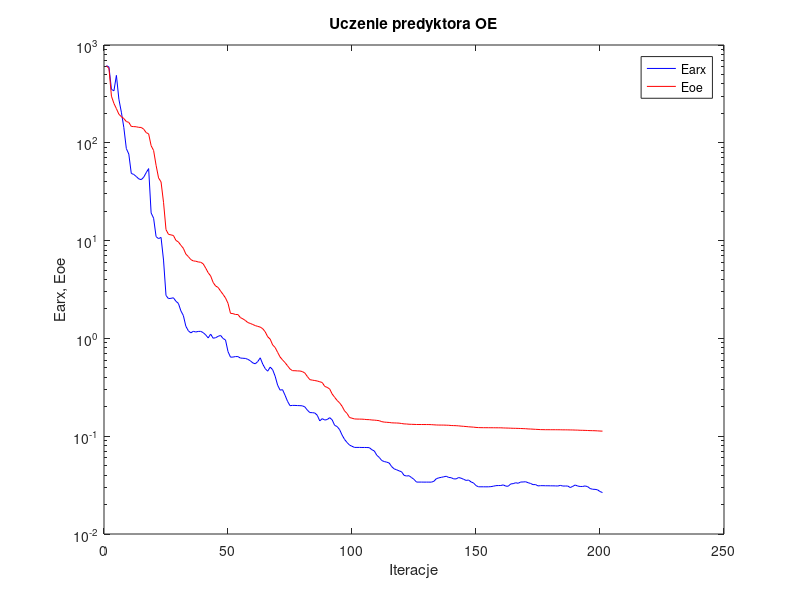
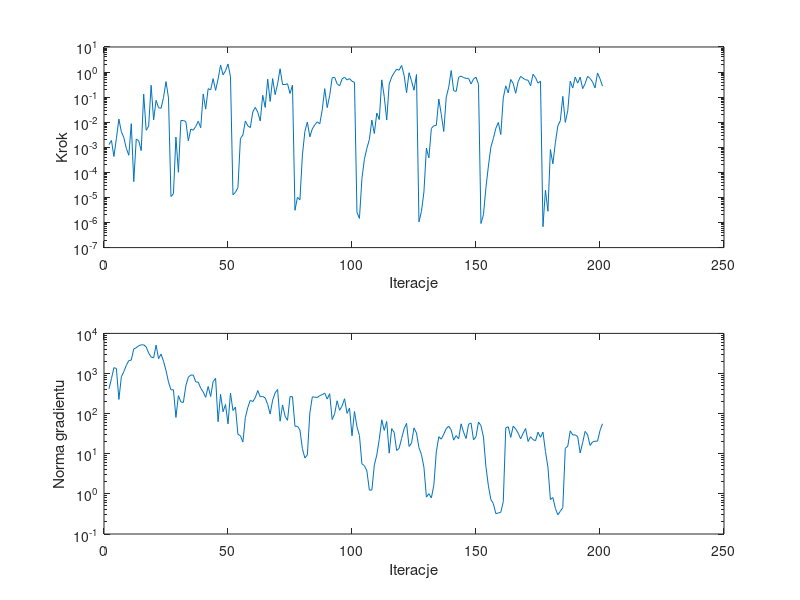

The MATLAB script that drew these images, in order:
%uczenie predyktora oe
clear all;
n=0; farx(n+1)=6.150440e+002; foe(n+1)=6.119162e+002; wspucz(n+1)=0.000000e+000; ng(n+1)=0.000000e+000;
%odnowa zmiennej metryki
n=1; farx(n+1)=5.956683e+002; foe(n+1)=5.749809e+002; krok(n+1)=1.279942e-003; ng(n+1)=4.139946e+002;
n=2; farx(n+1)=3.518815e+002; foe(n+1)=2.997759e+002; krok(n+1)=1.870456e-003; ng(n+1)=7.446727e+002;
n=3; farx(n+1)=3.400534e+002; foe(n+1)=2.525914e+002; krok(n+1)=4.297012e-004; ng(n+1)=1.396539e+003;
n=4; farx(n+1)=4.891906e+002; foe(n+1)=2.234602e+002; krok(n+1)=2.261309e-003; ng(n+1)=1.334799e+003;
n=5; farx(n+1)=2.789364e+002; foe(n+1)=1.959515e+002; krok(n+1)=1.333847e-002; ng(n+1)=2.256182e+002;
n=6; farx(n+1)=2.055633e+002; foe(n+1)=1.850606e+002; krok(n+1)=4.145218e-003; ng(n+1)=8.308295e+002;
n=7; farx(n+1)=1.429671e+002; foe(n+1)=1.769981e+002; krok(n+1)=2.435962e-003; ng(n+1)=1.115039e+003;
n=8; farx(n+1)=8.740437e+001; foe(n+1)=1.650248e+002; krok(n+1)=8.989595e-004; ng(n+1)=1.597389e+003;
n=9; farx(n+1)=7.668733e+001; foe(n+1)=1.617099e+002; krok(n+1)=4.820465e-004; ng(n+1)=2.098278e+003;
n=10; farx(n+1)=4.865365e+001; foe(n+1)=1.470595e+002; krok(n+1)=8.751130e-003; ng(n+1)=2.156881e+003;
n=11; farx(n+1)=4.745323e+001; foe(n+1)=1.464070e+002; krok(n+1)=4.279756e-005; ng(n+1)=4.090501e+003;
n=12; farx(n+1)=4.525900e+001; foe(n+1)=1.458818e+002; krok(n+1)=2.129131e-003; ng(n+1)=4.393062e+003;
n=13; farx(n+1)=4.278527e+001; foe(n+1)=1.438782e+002; krok(n+1)=1.830478e-003; ng(n+1)=4.947329e+003;
n=14; farx(n+1)=4.200244e+001; foe(n+1)=1.435730e+002; krok(n+1)=7.349266e-004; ng(n+1)=5.178940e+003;
n=15; farx(n+1)=4.443830e+001; foe(n+1)=1.378881e+002; krok(n+1)=1.328156e-001; ng(n+1)=5.195571e+003;
n=16; farx(n+1)=4.946051e+001; foe(n+1)=1.272005e+002; krok(n+1)=4.777659e-003; ng(n+1)=4.600444e+003;
n=17; farx(n+1)=5.451346e+001; foe(n+1)=1.234118e+002; krok(n+1)=6.970444e-003; ng(n+1)=3.254787e+003;
n=18; farx(n+1)=1.919003e+001; foe(n+1)=9.348277e+001; krok(n+1)=2.965231e-001; ng(n+1)=2.579836e+003;
n=19; farx(n+1)=1.694306e+001; foe(n+1)=8.345142e+001; krok(n+1)=1.226153e-002; ng(n+1)=2.453216e+003;
n=20; farx(n+1)=1.097799e+001; foe(n+1)=5.887175e+001; krok(n+1)=7.453607e-002; ng(n+1)=5.103346e+003;
n=21; farx(n+1)=1.047632e+001; foe(n+1)=4.377333e+001; krok(n+1)=3.781898e-002; ng(n+1)=2.344039e+003;
n=22; farx(n+1)=1.077832e+001; foe(n+1)=3.983610e+001; krok(n+1)=3.586741e-002; ng(n+1)=3.059493e+003;
n=23; farx(n+1)=6.324993e+000; foe(n+1)=2.464972e+001; krok(n+1)=9.714883e-002; ng(n+1)=2.022040e+003;
n=24; farx(n+1)=2.747449e+000; foe(n+1)=1.295227e+001; krok(n+1)=4.170483e-001; ng(n+1)=1.187531e+003;
n=25; farx(n+1)=2.551796e+000; foe(n+1)=1.158907e+001; krok(n+1)=9.373676e-002; ng(n+1)=6.180147e+002;
%odnowa zmiennej metryki
n=26; farx(n+1)=2.569917e+000; foe(n+1)=1.144069e+001; krok(n+1)=1.083629e-005; ng(n+1)=3.916229e+002;
n=27; farx(n+1)=2.601997e+000; foe(n+1)=1.127790e+001; krok(n+1)=1.416371e-005; ng(n+1)=3.941393e+002;
n=28; farx(n+1)=2.397703e+000; foe(n+1)=1.004482e+001; krok(n+1)=2.553842e-003; ng(n+1)=8.042829e+001;
n=29; farx(n+1)=2.278689e+000; foe(n+1)=9.693044e+000; krok(n+1)=1.007837e-004; ng(n+1)=2.811174e+002;
n=30; farx(n+1)=1.913333e+000; foe(n+1)=8.948674e+000; krok(n+1)=1.170476e-002; ng(n+1)=1.957149e+002;
n=31; farx(n+1)=1.712327e+000; foe(n+1)=8.340349e+000; krok(n+1)=1.170476e-002; ng(n+1)=1.903305e+002;
n=32; farx(n+1)=1.331843e+000; foe(n+1)=7.282106e+000; krok(n+1)=1.058808e-002; ng(n+1)=4.960549e+002;
n=33; farx(n+1)=1.197743e+000; foe(n+1)=6.866337e+000; krok(n+1)=1.812955e-003; ng(n+1)=8.098791e+002;
n=34; farx(n+1)=1.138853e+000; foe(n+1)=6.396105e+000; krok(n+1)=5.320104e-003; ng(n+1)=9.164999e+002;
n=35; farx(n+1)=1.181795e+000; foe(n+1)=6.200229e+000; krok(n+1)=4.829711e-003; ng(n+1)=9.102531e+002;
n=36; farx(n+1)=1.163433e+000; foe(n+1)=6.156050e+000; krok(n+1)=6.832794e-003; ng(n+1)=6.171908e+002;
n=37; farx(n+1)=1.178383e+000; foe(n+1)=6.047707e+000; krok(n+1)=1.086709e-002; ng(n+1)=6.106527e+002;
n=38; farx(n+1)=1.180730e+000; foe(n+1)=6.007602e+000; krok(n+1)=6.019169e-003; ng(n+1)=4.300016e+002;
n=39; farx(n+1)=1.145358e+000; foe(n+1)=5.784205e+000; krok(n+1)=1.340624e-001; ng(n+1)=3.470050e+002;
n=40; farx(n+1)=1.086769e+000; foe(n+1)=5.236379e+000; krok(n+1)=3.329740e-002; ng(n+1)=2.549420e+002;
n=41; farx(n+1)=1.010562e+000; foe(n+1)=4.697041e+000; krok(n+1)=2.176076e-001; ng(n+1)=4.755476e+002;
n=42; farx(n+1)=1.106700e+000; foe(n+1)=4.352293e+000; krok(n+1)=1.942977e-001; ng(n+1)=2.676537e+002;
n=43; farx(n+1)=1.004044e+000; foe(n+1)=3.736950e+000; krok(n+1)=5.461275e-001; ng(n+1)=6.282165e+002;
n=44; farx(n+1)=1.015984e+000; foe(n+1)=3.433360e+000; krok(n+1)=1.862092e-001; ng(n+1)=7.604898e+002;
n=45; farx(n+1)=1.049541e+000; foe(n+1)=3.322896e+000; krok(n+1)=5.219391e-001; ng(n+1)=6.276438e+001;
n=46; farx(n+1)=1.072984e+000; foe(n+1)=3.049706e+000; krok(n+1)=1.915347e+000; ng(n+1)=3.024964e+002;
n=47; farx(n+1)=9.986947e-001; foe(n+1)=2.820152e+000; krok(n+1)=7.725027e-001; ng(n+1)=1.115860e+002;
n=48; farx(n+1)=9.630650e-001; foe(n+1)=2.589929e+000; krok(n+1)=1.133514e+000; ng(n+1)=1.689346e+002;
n=49; farx(n+1)=7.332387e-001; foe(n+1)=2.284158e+000; krok(n+1)=2.092736e+000; ng(n+1)=5.559058e+001;
n=50; farx(n+1)=6.430840e-001; foe(n+1)=1.804940e+000; krok(n+1)=6.480438e-001; ng(n+1)=3.251955e+002;
%odnowa zmiennej metryki
n=51; farx(n+1)=6.444175e-001; foe(n+1)=1.792080e+000; krok(n+1)=1.277945e-005; ng(n+1)=1.194971e+002;
n=52; farx(n+1)=6.520182e-001; foe(n+1)=1.756215e+000; krok(n+1)=1.602043e-005; ng(n+1)=1.460639e+002;
n=53; farx(n+1)=6.516397e-001; foe(n+1)=1.754450e+000; krok(n+1)=2.462151e-005; ng(n+1)=3.047504e+001;
n=54; farx(n+1)=6.295364e-001; foe(n+1)=1.632743e+000; krok(n+1)=2.204222e-003; ng(n+1)=2.822388e+001;
n=55; farx(n+1)=6.266983e-001; foe(n+1)=1.583988e+000; krok(n+1)=3.096691e-003; ng(n+1)=1.961425e+001;
n=56; farx(n+1)=6.239790e-001; foe(n+1)=1.525333e+000; krok(n+1)=1.121665e-002; ng(n+1)=8.050645e+001;
n=57; farx(n+1)=6.108426e-001; foe(n+1)=1.451955e+000; krok(n+1)=7.145002e-003; ng(n+1)=1.434526e+002;
n=58; farx(n+1)=5.905962e-001; foe(n+1)=1.422489e+000; krok(n+1)=6.071802e-003; ng(n+1)=2.154755e+002;
n=59; farx(n+1)=5.613521e-001; foe(n+1)=1.386467e+000; krok(n+1)=2.592196e-002; ng(n+1)=1.995144e+002;
n=60; farx(n+1)=5.501438e-001; foe(n+1)=1.351941e+000; krok(n+1)=3.899737e-002; ng(n+1)=2.509583e+002;
n=61; farx(n+1)=5.798953e-001; foe(n+1)=1.326836e+000; krok(n+1)=2.502768e-002; ng(n+1)=3.763898e+002;
n=62; farx(n+1)=6.331093e-001; foe(n+1)=1.305136e+000; krok(n+1)=1.121665e-002; ng(n+1)=2.616478e+002;
n=63; farx(n+1)=5.464491e-001; foe(n+1)=1.256381e+000; krok(n+1)=1.191056e-001; ng(n+1)=2.694714e+002;
n=64; farx(n+1)=4.912912e-001; foe(n+1)=1.167849e+000; krok(n+1)=3.876047e-002; ng(n+1)=2.455149e+002;
n=65; farx(n+1)=4.622864e-001; foe(n+1)=1.039689e+000; krok(n+1)=5.223159e-001; ng(n+1)=1.697730e+002;
n=66; farx(n+1)=5.085106e-001; foe(n+1)=9.835897e-001; krok(n+1)=6.741320e-002; ng(n+1)=9.785602e+001;
n=67; farx(n+1)=4.788809e-001; foe(n+1)=8.582893e-001; krok(n+1)=5.481842e-001; ng(n+1)=2.171104e+002;
n=68; farx(n+1)=4.111186e-001; foe(n+1)=8.077434e-001; krok(n+1)=1.253606e-001; ng(n+1)=3.295520e+002;
n=69; farx(n+1)=3.330062e-001; foe(n+1)=7.207031e-001; krok(n+1)=3.372291e-001; ng(n+1)=4.004844e+002;
n=70; farx(n+1)=2.959112e-001; foe(n+1)=6.456327e-001; krok(n+1)=1.352447e+000; ng(n+1)=6.484850e+001;
n=71; farx(n+1)=2.990423e-001; foe(n+1)=6.022507e-001; krok(n+1)=3.177166e-001; ng(n+1)=1.644883e+002;
n=72; farx(n+1)=2.623670e-001; foe(n+1)=5.656470e-001; krok(n+1)=3.164415e-001; ng(n+1)=8.679171e+001;
n=73; farx(n+1)=2.275004e-001; foe(n+1)=5.250519e-001; krok(n+1)=3.427774e-001; ng(n+1)=6.794785e+001;
n=74; farx(n+1)=2.051904e-001; foe(n+1)=4.870822e-001; krok(n+1)=1.390811e-001; ng(n+1)=2.664531e+002;
n=75; farx(n+1)=2.064748e-001; foe(n+1)=4.677905e-001; krok(n+1)=3.029139e-001; ng(n+1)=2.640673e+002;
%odnowa zmiennej metryki
n=76; farx(n+1)=2.064137e-001; foe(n+1)=4.673047e-001; krok(n+1)=3.064882e-006; ng(n+1)=4.843834e+001;
n=77; farx(n+1)=2.057099e-001; foe(n+1)=4.650824e-001; krok(n+1)=1.015759e-005; ng(n+1)=4.853810e+001;
n=78; farx(n+1)=2.053094e-001; foe(n+1)=4.642908e-001; krok(n+1)=8.059117e-006; ng(n+1)=3.916066e+001;
n=79; farx(n+1)=2.044046e-001; foe(n+1)=4.578592e-001; krok(n+1)=4.895958e-004; ng(n+1)=1.331173e+001;
n=80; farx(n+1)=1.990959e-001; foe(n+1)=4.420306e-001; krok(n+1)=4.312903e-003; ng(n+1)=7.834806e+000;
n=81; farx(n+1)=1.847447e-001; foe(n+1)=4.075655e-001; krok(n+1)=1.017451e-002; ng(n+1)=9.415201e+000;
n=82; farx(n+1)=1.744060e-001; foe(n+1)=3.786250e-001; krok(n+1)=2.598953e-003; ng(n+1)=1.037667e+002;
n=83; farx(n+1)=1.740555e-001; foe(n+1)=3.745263e-001; krok(n+1)=5.433546e-003; ng(n+1)=2.616052e+002;
n=84; farx(n+1)=1.727516e-001; foe(n+1)=3.707521e-001; krok(n+1)=7.876901e-003; ng(n+1)=2.571825e+002;
n=85; farx(n+1)=1.636140e-001; foe(n+1)=3.667856e-001; krok(n+1)=1.034502e-002; ng(n+1)=2.530152e+002;
n=86; farx(n+1)=1.433319e-001; foe(n+1)=3.602442e-001; krok(n+1)=8.516524e-003; ng(n+1)=2.814674e+002;
n=87; farx(n+1)=1.512143e-001; foe(n+1)=3.539656e-001; krok(n+1)=3.134999e-002; ng(n+1)=2.976543e+002;
n=88; farx(n+1)=1.463364e-001; foe(n+1)=3.228463e-001; krok(n+1)=2.181855e-001; ng(n+1)=3.256121e+002;
n=89; farx(n+1)=1.480611e-001; foe(n+1)=3.157410e-001; krok(n+1)=3.825942e-002; ng(n+1)=2.307737e+002;
n=90; farx(n+1)=1.547005e-001; foe(n+1)=3.038266e-001; krok(n+1)=1.170340e-001; ng(n+1)=3.144696e+002;
n=91; farx(n+1)=1.470255e-001; foe(n+1)=2.702537e-001; krok(n+1)=5.925364e-001; ng(n+1)=7.116234e+001;
n=92; farx(n+1)=1.291154e-001; foe(n+1)=2.499939e-001; krok(n+1)=6.160336e-001; ng(n+1)=9.964506e+001;
n=93; farx(n+1)=1.255717e-001; foe(n+1)=2.320470e-001; krok(n+1)=3.404866e-001; ng(n+1)=2.094183e+002;
n=94; farx(n+1)=1.167313e-001; foe(n+1)=2.192671e-001; krok(n+1)=2.833785e-001; ng(n+1)=1.215332e+002;
n=95; farx(n+1)=1.028014e-001; foe(n+1)=2.024130e-001; krok(n+1)=5.317968e-001; ng(n+1)=1.547617e+002;
n=96; farx(n+1)=9.264251e-002; foe(n+1)=1.814908e-001; krok(n+1)=6.264118e-001; ng(n+1)=2.353254e+002;
n=97; farx(n+1)=8.628144e-002; foe(n+1)=1.709354e-001; krok(n+1)=4.837349e-001; ng(n+1)=1.016574e+002;
n=98; farx(n+1)=8.114800e-002; foe(n+1)=1.553036e-001; krok(n+1)=5.491644e-001; ng(n+1)=1.375730e+002;
n=99; farx(n+1)=7.887747e-002; foe(n+1)=1.527646e-001; krok(n+1)=4.275922e-001; ng(n+1)=2.810155e+001;
n=100; farx(n+1)=7.680593e-002; foe(n+1)=1.501439e-001; krok(n+1)=3.904377e-001; ng(n+1)=1.127716e+002;
%odnowa zmiennej metryki
n=101; farx(n+1)=7.680699e-002; foe(n+1)=1.497198e-001; krok(n+1)=2.541039e-006; ng(n+1)=4.705477e+001;
n=102; farx(n+1)=7.681248e-002; foe(n+1)=1.495595e-001; krok(n+1)=1.457081e-006; ng(n+1)=2.850528e+001;
n=103; farx(n+1)=7.668019e-002; foe(n+1)=1.494313e-001; krok(n+1)=5.665485e-005; ng(n+1)=5.589591e+000;
n=104; farx(n+1)=7.669949e-002; foe(n+1)=1.487926e-001; krok(n+1)=3.363588e-004; ng(n+1)=5.049300e+000;
n=105; farx(n+1)=7.661482e-002; foe(n+1)=1.478820e-001; krok(n+1)=9.152390e-004; ng(n+1)=3.732038e+000;
n=106; farx(n+1)=7.633034e-002; foe(n+1)=1.476357e-001; krok(n+1)=2.043687e-003; ng(n+1)=1.246267e+000;
n=107; farx(n+1)=7.277673e-002; foe(n+1)=1.464690e-001; krok(n+1)=1.213054e-002; ng(n+1)=1.236072e+000;
n=108; farx(n+1)=7.062696e-002; foe(n+1)=1.460190e-001; krok(n+1)=3.544455e-003; ng(n+1)=5.217618e+000;
n=109; farx(n+1)=6.385465e-002; foe(n+1)=1.451185e-001; krok(n+1)=2.319637e-002; ng(n+1)=9.398077e+000;
n=110; farx(n+1)=6.064029e-002; foe(n+1)=1.440674e-001; krok(n+1)=1.278106e-002; ng(n+1)=2.288962e+001;
n=111; farx(n+1)=5.637826e-002; foe(n+1)=1.408724e-001; krok(n+1)=4.880844e-001; ng(n+1)=7.029168e+001;
n=112; farx(n+1)=5.507099e-002; foe(n+1)=1.393955e-001; krok(n+1)=1.047148e-001; ng(n+1)=3.831633e+001;
n=113; farx(n+1)=5.428700e-002; foe(n+1)=1.387418e-001; krok(n+1)=1.220118e-002; ng(n+1)=6.382181e+001;
n=114; farx(n+1)=5.319906e-002; foe(n+1)=1.382035e-001; krok(n+1)=3.321888e-001; ng(n+1)=1.036297e+001;
n=115; farx(n+1)=4.885106e-002; foe(n+1)=1.370339e-001; krok(n+1)=6.349517e-001; ng(n+1)=4.239481e+001;
n=116; farx(n+1)=4.636492e-002; foe(n+1)=1.366861e-001; krok(n+1)=9.372047e-001; ng(n+1)=3.407494e+001;
n=117; farx(n+1)=4.533598e-002; foe(n+1)=1.364537e-001; krok(n+1)=1.307567e+000; ng(n+1)=1.206373e+001;
n=118; farx(n+1)=4.421625e-002; foe(n+1)=1.359923e-001; krok(n+1)=1.187855e+000; ng(n+1)=1.370613e+001;
n=119; farx(n+1)=4.325917e-002; foe(n+1)=1.348402e-001; krok(n+1)=1.841069e+000; ng(n+1)=2.406261e+001;
n=120; farx(n+1)=3.973604e-002; foe(n+1)=1.336298e-001; krok(n+1)=7.461831e-001; ng(n+1)=4.173793e+001;
n=121; farx(n+1)=3.918603e-002; foe(n+1)=1.333206e-001; krok(n+1)=1.495694e-001; ng(n+1)=5.726728e+001;
n=122; farx(n+1)=3.942797e-002; foe(n+1)=1.325655e-001; krok(n+1)=9.429061e-001; ng(n+1)=1.521441e+001;
n=123; farx(n+1)=3.776349e-002; foe(n+1)=1.322865e-001; krok(n+1)=4.446475e-001; ng(n+1)=1.837617e+001;
n=124; farx(n+1)=3.619047e-002; foe(n+1)=1.320608e-001; krok(n+1)=1.890204e-001; ng(n+1)=4.426419e+001;
n=125; farx(n+1)=3.395846e-002; foe(n+1)=1.317236e-001; krok(n+1)=7.970783e-001; ng(n+1)=3.291141e+001;
%odnowa zmiennej metryki
n=126; farx(n+1)=3.395686e-002; foe(n+1)=1.317037e-001; krok(n+1)=1.062537e-006; ng(n+1)=1.420895e+001;
n=127; farx(n+1)=3.395344e-002; foe(n+1)=1.316826e-001; krok(n+1)=2.756683e-006; ng(n+1)=9.540307e+000;
n=128; farx(n+1)=3.392299e-002; foe(n+1)=1.316468e-001; krok(n+1)=1.649119e-005; ng(n+1)=4.621347e+000;
n=129; farx(n+1)=3.392841e-002; foe(n+1)=1.315925e-001; krok(n+1)=9.232346e-004; ng(n+1)=8.302668e-001;
n=130; farx(n+1)=3.393205e-002; foe(n+1)=1.315656e-001; krok(n+1)=3.776610e-004; ng(n+1)=1.011844e+000;
n=131; farx(n+1)=3.390267e-002; foe(n+1)=1.312744e-001; krok(n+1)=5.662806e-003; ng(n+1)=7.933245e-001;
n=132; farx(n+1)=3.454519e-002; foe(n+1)=1.307547e-001; krok(n+1)=7.191676e-003; ng(n+1)=1.655883e+000;
n=133; farx(n+1)=3.676524e-002; foe(n+1)=1.302582e-001; krok(n+1)=7.479896e-003; ng(n+1)=1.115125e+001;
n=134; farx(n+1)=3.751960e-002; foe(n+1)=1.300270e-001; krok(n+1)=8.343059e-002; ng(n+1)=2.658271e+001;
n=135; farx(n+1)=3.795241e-002; foe(n+1)=1.299752e-001; krok(n+1)=2.038266e-002; ng(n+1)=2.310376e+001;
n=136; farx(n+1)=3.846607e-002; foe(n+1)=1.299114e-001; krok(n+1)=4.282689e-003; ng(n+1)=3.083908e+001;
n=137; farx(n+1)=3.892718e-002; foe(n+1)=1.296160e-001; krok(n+1)=9.907791e-002; ng(n+1)=4.216069e+001;
n=138; farx(n+1)=3.786363e-002; foe(n+1)=1.293740e-001; krok(n+1)=2.496347e-001; ng(n+1)=4.858390e+001;
n=139; farx(n+1)=3.764140e-002; foe(n+1)=1.286265e-001; krok(n+1)=1.152651e+000; ng(n+1)=3.929317e+001;
n=140; farx(n+1)=3.660758e-002; foe(n+1)=1.283645e-001; krok(n+1)=1.809649e-001; ng(n+1)=2.184146e+001;
n=141; farx(n+1)=3.660331e-002; foe(n+1)=1.280863e-001; krok(n+1)=1.686145e-001; ng(n+1)=2.832659e+001;
n=142; farx(n+1)=3.780397e-002; foe(n+1)=1.275614e-001; krok(n+1)=6.183220e-001; ng(n+1)=2.353806e+001;
n=143; farx(n+1)=3.720054e-002; foe(n+1)=1.267793e-001; krok(n+1)=6.899614e-001; ng(n+1)=5.575967e+001;
n=144; farx(n+1)=3.625831e-002; foe(n+1)=1.262064e-001; krok(n+1)=6.026677e-001; ng(n+1)=3.407587e+001;
n=145; farx(n+1)=3.532477e-002; foe(n+1)=1.255680e-001; krok(n+1)=5.600723e-001; ng(n+1)=2.396160e+001;
n=146; farx(n+1)=3.561858e-002; foe(n+1)=1.247999e-001; krok(n+1)=5.600723e-001; ng(n+1)=5.442956e+001;
n=147; farx(n+1)=3.409254e-002; foe(n+1)=1.242849e-001; krok(n+1)=3.349286e-001; ng(n+1)=5.827236e+001;
n=148; farx(n+1)=3.325513e-002; foe(n+1)=1.237633e-001; krok(n+1)=5.249576e-001; ng(n+1)=2.223124e+001;
n=149; farx(n+1)=3.126130e-002; foe(n+1)=1.229498e-001; krok(n+1)=6.258076e-001; ng(n+1)=2.666969e+001;
n=150; farx(n+1)=3.038977e-002; foe(n+1)=1.224646e-001; krok(n+1)=3.240219e-001; ng(n+1)=6.191304e+001;
%odnowa zmiennej metryki
n=151; farx(n+1)=3.038806e-002; foe(n+1)=1.222871e-001; krok(n+1)=9.129753e-007; ng(n+1)=5.012656e+001;
n=152; farx(n+1)=3.038919e-002; foe(n+1)=1.221793e-001; krok(n+1)=2.043105e-006; ng(n+1)=2.617496e+001;
n=153; farx(n+1)=3.036277e-002; foe(n+1)=1.221413e-001; krok(n+1)=2.444110e-005; ng(n+1)=4.790076e+000;
n=154; farx(n+1)=3.038144e-002; foe(n+1)=1.221053e-001; krok(n+1)=1.784716e-004; ng(n+1)=1.584280e+000;
n=155; farx(n+1)=3.049736e-002; foe(n+1)=1.220533e-001; krok(n+1)=1.022616e-003; ng(n+1)=7.183860e-001;
n=156; farx(n+1)=3.081344e-002; foe(n+1)=1.219962e-001; krok(n+1)=2.241713e-003; ng(n+1)=5.721840e-001;
n=157; farx(n+1)=3.122077e-002; foe(n+1)=1.219429e-001; krok(n+1)=5.711090e-003; ng(n+1)=3.216316e-001;
n=158; farx(n+1)=3.130545e-002; foe(n+1)=1.218899e-001; krok(n+1)=9.801654e-003; ng(n+1)=3.350668e-001;
n=159; farx(n+1)=3.132095e-002; foe(n+1)=1.218658e-001; krok(n+1)=3.223493e-003; ng(n+1)=3.478740e-001;
n=160; farx(n+1)=3.177934e-002; foe(n+1)=1.214754e-001; krok(n+1)=9.353615e-002; ng(n+1)=6.444921e-001;
n=161; farx(n+1)=3.086679e-002; foe(n+1)=1.212498e-001; krok(n+1)=2.818076e-001; ng(n+1)=4.443400e+001;
n=162; farx(n+1)=3.081442e-002; foe(n+1)=1.210456e-001; krok(n+1)=1.481341e-001; ng(n+1)=4.707574e+001;
n=163; farx(n+1)=3.249158e-002; foe(n+1)=1.207808e-001; krok(n+1)=5.045340e-001; ng(n+1)=2.557123e+001;
n=164; farx(n+1)=3.274141e-002; foe(n+1)=1.204879e-001; krok(n+1)=3.493083e-001; ng(n+1)=4.868223e+001;
n=165; farx(n+1)=3.342300e-002; foe(n+1)=1.203844e-001; krok(n+1)=1.428513e-001; ng(n+1)=4.159791e+001;
n=166; farx(n+1)=3.301969e-002; foe(n+1)=1.201637e-001; krok(n+1)=4.167166e-001; ng(n+1)=3.261449e+001;
n=167; farx(n+1)=3.399193e-002; foe(n+1)=1.198936e-001; krok(n+1)=6.744582e-001; ng(n+1)=2.354192e+001;
n=168; farx(n+1)=3.403997e-002; foe(n+1)=1.195680e-001; krok(n+1)=5.657309e-001; ng(n+1)=3.236370e+001;
n=169; farx(n+1)=3.423953e-002; foe(n+1)=1.193024e-001; krok(n+1)=4.935049e-001; ng(n+1)=4.267887e+001;
n=170; farx(n+1)=3.346251e-002; foe(n+1)=1.186663e-001; krok(n+1)=4.714530e-001; ng(n+1)=2.023439e+001;
n=171; farx(n+1)=3.287427e-002; foe(n+1)=1.184237e-001; krok(n+1)=2.836964e-001; ng(n+1)=2.660604e+001;
n=172; farx(n+1)=3.197134e-002; foe(n+1)=1.180370e-001; krok(n+1)=8.162976e-001; ng(n+1)=2.258998e+001;
n=173; farx(n+1)=3.203302e-002; foe(n+1)=1.175801e-001; krok(n+1)=5.989693e-001; ng(n+1)=2.109488e+001;
n=174; farx(n+1)=3.103067e-002; foe(n+1)=1.172509e-001; krok(n+1)=3.607908e-001; ng(n+1)=3.444836e+001;
n=175; farx(n+1)=3.120523e-002; foe(n+1)=1.167984e-001; krok(n+1)=4.335130e-001; ng(n+1)=2.573445e+001;
%odnowa zmiennej metryki
n=176; farx(n+1)=3.120160e-002; foe(n+1)=1.167076e-001; krok(n+1)=6.809703e-007; ng(n+1)=3.462936e+001;
n=177; farx(n+1)=3.113633e-002; foe(n+1)=1.165338e-001; krok(n+1)=1.954543e-005; ng(n+1)=1.142494e+001;
n=178; farx(n+1)=3.113340e-002; foe(n+1)=1.165297e-001; krok(n+1)=2.809372e-006; ng(n+1)=4.648067e+000;
n=179; farx(n+1)=3.109915e-002; foe(n+1)=1.164893e-001; krok(n+1)=8.121118e-004; ng(n+1)=7.244711e-001;
n=180; farx(n+1)=3.108467e-002; foe(n+1)=1.164787e-001; krok(n+1)=2.197532e-004; ng(n+1)=8.119119e-001;
n=181; farx(n+1)=3.103731e-002; foe(n+1)=1.164531e-001; krok(n+1)=1.520298e-003; ng(n+1)=4.355313e-001;
n=182; farx(n+1)=3.095047e-002; foe(n+1)=1.164019e-001; krok(n+1)=7.163682e-003; ng(n+1)=3.003993e-001;
n=183; farx(n+1)=3.140861e-002; foe(n+1)=1.163545e-001; krok(n+1)=1.142218e-002; ng(n+1)=3.698979e-001;
n=184; farx(n+1)=3.094363e-002; foe(n+1)=1.161658e-001; krok(n+1)=1.071906e-001; ng(n+1)=4.537184e-001;
n=185; farx(n+1)=3.094870e-002; foe(n+1)=1.161584e-001; krok(n+1)=9.832841e-003; ng(n+1)=1.364852e+001;
n=186; farx(n+1)=3.095250e-002; foe(n+1)=1.160789e-001; krok(n+1)=2.900728e-002; ng(n+1)=1.546576e+001;
n=187; farx(n+1)=2.986317e-002; foe(n+1)=1.159045e-001; krok(n+1)=4.339732e-001; ng(n+1)=3.725187e+001;
n=188; farx(n+1)=3.068456e-002; foe(n+1)=1.158126e-001; krok(n+1)=2.301315e-001; ng(n+1)=2.939922e+001;
n=189; farx(n+1)=3.170970e-002; foe(n+1)=1.155380e-001; krok(n+1)=6.335709e-001; ng(n+1)=2.962869e+001;
n=190; farx(n+1)=3.093792e-002; foe(n+1)=1.154017e-001; krok(n+1)=3.619199e-001; ng(n+1)=2.675689e+001;
n=191; farx(n+1)=3.061168e-002; foe(n+1)=1.150111e-001; krok(n+1)=6.290754e-001; ng(n+1)=1.045225e+001;
n=192; farx(n+1)=3.062486e-002; foe(n+1)=1.148925e-001; krok(n+1)=2.183343e-001; ng(n+1)=1.884632e+001;
n=193; farx(n+1)=3.099396e-002; foe(n+1)=1.146588e-001; krok(n+1)=3.450079e-001; ng(n+1)=3.615486e+001;
n=194; farx(n+1)=3.052232e-002; foe(n+1)=1.144004e-001; krok(n+1)=6.777732e-001; ng(n+1)=2.971304e+001;
n=195; farx(n+1)=2.917803e-002; foe(n+1)=1.140445e-001; krok(n+1)=5.563246e-001; ng(n+1)=1.609699e+001;
n=196; farx(n+1)=2.868564e-002; foe(n+1)=1.139120e-001; krok(n+1)=4.044487e-001; ng(n+1)=1.969821e+001;
n=197; farx(n+1)=2.860509e-002; foe(n+1)=1.137407e-001; krok(n+1)=2.340680e-001; ng(n+1)=2.056752e+001;
n=198; farx(n+1)=2.830428e-002; foe(n+1)=1.133761e-001; krok(n+1)=9.205345e-001; ng(n+1)=2.060894e+001;
n=199; farx(n+1)=2.718574e-002; foe(n+1)=1.129376e-001; krok(n+1)=5.419562e-001; ng(n+1)=3.787814e+001;
n=200; farx(n+1)=2.653480e-002; foe(n+1)=1.126813e-001; krok(n+1)=2.760258e-001; ng(n+1)=5.589834e+001;

figure; semilogy(farx,'b'); hold on; semilogy(foe,'r'); xlabel('Iteracje'); ylabel('Earx, Eoe'); legend('Earx','Eoe'); title('Uczenie predyktora OE');
figure; subplot(2,1,1); semilogy(krok); xlabel('Iteracje'); ylabel('Krok');
subplot(2,1,2); semilogy(ng); xlabel('Iteracje'); ylabel('Norma gradientu');
Earx=farx(n+1)
Eoe=foe(n+1)
